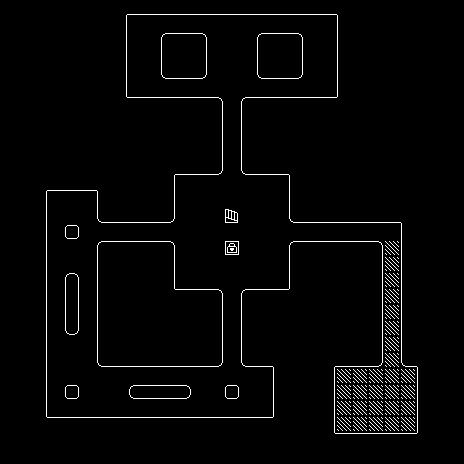

Rendered tile map (Tiled .tmx) drawn with the repository's tilesets; below, a short description and the map source with its tile grids summarised:
An orthogonal 29x29 tile map with 16x16 px tiles, 1 tile layer (Tile Layer 1) and 846 objects (631x wall, 180x ground, 28x bonus, 3x scrubber, player, ...).

<map version="1.8" tiledversion="1.8.4" orientation="orthogonal" renderorder="right-down" width="29" height="29" tilewidth="16" tileheight="16" infinite="0" nextlayerid="4" nextobjectid="960">
 <properties>
  <property name="bonusMessage" value="Paint attack range increased!" />
  <property name="nextLevel" value="level4.tmx" />
  <property name="paintGoalPercent" type="float" value="0.7" />
  <property name="rangeMod" type="int" value="2" />
 </properties>
 <tileset firstgid="1" source="default_tileset.tsx" />
 <layer id="1" name="Tile Layer 1" width="29" height="29">
  <data>[841 cells, 841 non-empty, 23 distinct tile ids]</data>
 </layer>
 <objectgroup id="2" name="objects">
  <object id="1" name="player" x="224" y="208">
   <point />
  </object>
  <object id="2" name="smudge" x="224" y="272">
   <point />
  </object>
  <object id="3" name="scrubber" x="144" y="16">
   <properties>
    <property name="path">9,1
13,1
13,5
9,5</property>
   </properties>
   <point />
  </object>
  <object id="4" name="scrubber" x="240" y="80">
   <properties>
    <property name="path">15,5
19,5
19,1
15,1</property>
   </properties>
   <point />
  </object>
  <object id="5" name="scrubber" x="48" y="192">
   <properties>
    <property name="path">3,12
5,12
5,23
16,23
16,25
3,25</property>
   </properties>
   <point />
  </object>
 </objectgroup>
 <objectgroup id="3" name="collisionmap" visible="0">
  <object id="6" type="wall" x="112" y="0" width="16" height="16" />
  <object id="7" type="wall" x="96" y="0" width="16" height="16" />
  <object id="8" type="wall" x="80" y="0" width="16" height="16" />
  <object id="9" type="wall" x="64" y="0" width="16" height="16" />
  <object id="10" type="wall" x="48" y="0" width="16" height="16" />
  <object id="11" type="wall" x="96" y="16" width="16" height="16" />
  <object id="12" type="wall" x="80" y="16" width="16" height="16" />
  <object id="13" type="wall" x="64" y="16" width="16" height="16" />
  <object id="14" type="wall" x="48" y="16" width="16" height="16" />
  <object id="15" type="wall" x="96" y="32" width="16" height="16" />
  <object id="16" type="wall" x="80" y="32" width="16" height="16" />
  <object id="17" type="wall" x="64" y="32" width="16" height="16" />
  <object id="18" type="wall" x="48" y="32" width="16" height="16" />
  <object id="19" type="wall" x="96" y="48" width="16" height="16" />
  <object id="20" type="wall" x="80" y="48" width="16" height="16" />
  <object id="21" type="wall" x="64" y="48" width="16" height="16" />
  <object id="22" type="wall" x="48" y="48" width="16" height="16" />
  <object id="23" type="wall" x="96" y="64" width="16" height="16" />
  <object id="24" type="wall" x="80" y="64" width="16" height="16" />
  <object id="25" type="wall" x="64" y="64" width="16" height="16" />
  <object id="26" type="wall" x="48" y="64" width="16" height="16" />
  <object id="27" type="wall" x="112" y="16" width="16" height="16" />
  <object id="28" type="wall" x="112" y="32" width="16" height="16" />
  <object id="29" type="wall" x="112" y="48" width="16" height="16" />
  <object id="30" type="wall" x="112" y="64" width="16" height="16" />
  <object id="31" type="wall" x="112" y="80" width="16" height="16" />
  <object id="32" type="wall" x="96" y="80" width="16" height="16" />
  <object id="33" type="wall" x="80" y="80" width="16" height="16" />
  <object id="34" type="wall" x="64" y="80" width="16" height="16" />
  <object id="35" type="wall" x="48" y="80" width="16" height="16" />
  <object id="36" type="wall" x="96" y="96" width="16" height="16" />
  <object id="37" type="wall" x="80" y="96" width="16" height="16" />
  <object id="38" type="wall" x="64" y="96" width="16" height="16" />
  <object id="39" type="wall" x="48" y="96" width="16" height="16" />
  <object id="40" type="wall" x="96" y="112" width="16" height="16" />
  <object id="41" type="wall" x="80" y="112" width="16" height="16" />
  <object id="42" type="wall" x="64" y="112" width="16" height="16" />
  <object id="43" type="wall" x="48" y="112" width="16" height="16" />
  <object id="52" type="wall" x="112" y="96" width="16" height="16" />
  <object id="53" type="wall" x="112" y="112" width="16" height="16" />
  <object id="56" type="wall" x="304" y="96" width="16" height="16" />
  <object id="57" type="wall" x="288" y="96" width="16" height="16" />
  <object id="58" type="wall" x="272" y="96" width="16" height="16" />
  <object id="59" type="wall" x="256" y="96" width="16" height="16" />
  <object id="60" type="wall" x="240" y="96" width="16" height="16" />
  <object id="61" type="wall" x="288" y="112" width="16" height="16" />
  <object id="62" type="wall" x="272" y="112" width="16" height="16" />
  <object id="63" type="wall" x="256" y="112" width="16" height="16" />
  <object id="64" type="wall" x="240" y="112" width="16" height="16" />
  <object id="65" type="wall" x="288" y="128" width="16" height="16" />
  <object id="66" type="wall" x="272" y="128" width="16" height="16" />
  <object id="67" type="wall" x="256" y="128" width="16" height="16" />
  <object id="68" type="wall" x="240" y="128" width="16" height="16" />
  <object id="69" type="wall" x="288" y="144" width="16" height="16" />
  <object id="70" type="wall" x="272" y="144" width="16" height="16" />
  <object id="71" type="wall" x="256" y="144" width="16" height="16" />
  <object id="72" type="wall" x="240" y="144" width="16" height="16" />
  <object id="73" type="wall" x="288" y="160" width="16" height="16" />
  <object id="74" type="wall" x="272" y="160" width="16" height="16" />
  <object id="75" type="wall" x="256" y="160" width="16" height="16" />
  <object id="76" type="wall" x="240" y="160" width="16" height="16" />
  <object id="77" type="wall" x="304" y="112" width="16" height="16" />
  <object id="78" type="wall" x="304" y="128" width="16" height="16" />
  <object id="79" type="wall" x="304" y="144" width="16" height="16" />
  <object id="80" type="wall" x="304" y="160" width="16" height="16" />
  <object id="81" type="wall" x="208" y="96" width="16" height="16" />
  <object id="82" type="wall" x="192" y="96" width="16" height="16" />
  <object id="83" type="wall" x="176" y="96" width="16" height="16" />
  <object id="84" type="wall" x="160" y="96" width="16" height="16" />
  <object id="85" type="wall" x="144" y="96" width="16" height="16" />
  <object id="86" type="wall" x="192" y="112" width="16" height="16" />
  <object id="87" type="wall" x="176" y="112" width="16" height="16" />
  <object id="88" type="wall" x="160" y="112" width="16" height="16" />
  <object id="89" type="wall" x="144" y="112" width="16" height="16" />
  <object id="90" type="wall" x="192" y="128" width="16" height="16" />
  <object id="91" type="wall" x="176" y="128" width="16" height="16" />
  <object id="92" type="wall" x="160" y="128" width="16" height="16" />
  <object id="93" type="wall" x="144" y="128" width="16" height="16" />
  <object id="94" type="wall" x="192" y="144" width="16" height="16" />
  <object id="95" type="wall" x="176" y="144" width="16" height="16" />
  <object id="96" type="wall" x="160" y="144" width="16" height="16" />
  <object id="97" type="wall" x="144" y="144" width="16" height="16" />
  <object id="98" type="wall" x="192" y="160" width="16" height="16" />
  <object id="99" type="wall" x="176" y="160" width="16" height="16" />
  <object id="100" type="wall" x="160" y="160" width="16" height="16" />
  <object id="101" type="wall" x="144" y="160" width="16" height="16" />
  <object id="102" type="wall" x="208" y="112" width="16" height="16" />
  <object id="103" type="wall" x="208" y="128" width="16" height="16" />
  <object id="104" type="wall" x="208" y="144" width="16" height="16" />
  <object id="105" type="wall" x="208" y="160" width="16" height="16" />
  <object id="106" type="wall" x="384" y="96" width="16" height="16" />
  </objectgroup>
</map>
<!-- 750 of 846 objects omitted -->
